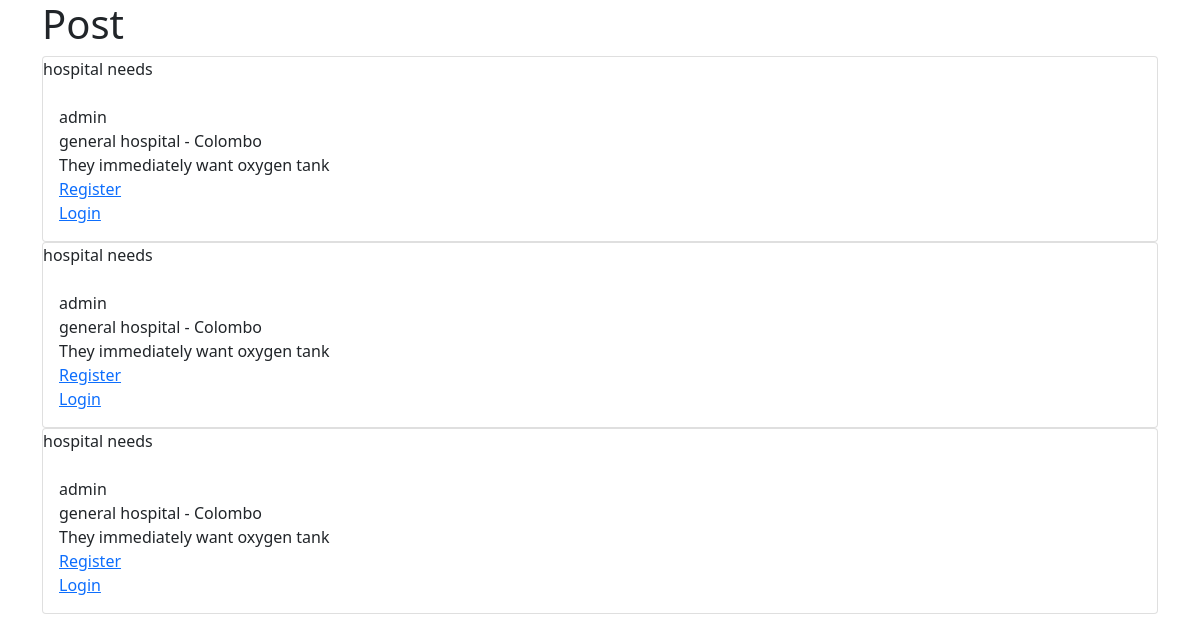
The page / on the database its author committed.
### post/models.py (models this page shows, shortened)
class post(models.Model):
    title = models.CharField(max_length=255)
    author = models.ForeignKey(User,on_delete=models.CASCADE)
    place = models.CharField(max_length=255)
    body = models.TextField()

### post/views.py (the view)
# urls.py: path('', HomeView.as_view(), name="home"),
class HomeView(ListView):
    model=post
    template_name='home.html'
    ordering=['-id']

### post/templates/home.html
{% extends 'base.html' %}
{% block content%}
<h1>Post</h1>
{% for post in object_list %}
<div class="card">
    <div class="card-title">
          {{post.title}}
     </div>
    <div class="card-body">
         {{post.author}}
         <br/>
         {{post.place}}<br>
         {{post.body}} <br>
         {% if user.is_authenticated %}
         <a href="{% url 'update_post' post.pk%}">Edit</a>
         <a href="{% url 'delete_post' post.pk%}">Delete</a>
         <a href="{% url 'logout' %}">Logout</a>
         {% else %}
         <a href="{% url 'registration'%}">Register</a><br/>
         <a href="{% url 'login' %}">Login</a><br>
         {% endif %}
    </div>
</div>
{% endfor %}
{% endblock %}

### post/templates/base.html (shortened to what this page needs)
<!doctype html>
<html lang="en">
<head>
    <link href="https://cdn.jsdelivr.net/npm/bootstrap@5.1.3/dist/css/bootstrap.min.css" rel="stylesheet"
>
</head>
<body>
    <div class="container">
    {% block content%}
    {% endblock %}
    </div>
</body>
</html>

### rows shown on the page
post: title "hospital needs", author "admin", place "general hospital - Colombo", body "They immediately want oxygen tank"
post: title "hospital needs", author "admin", place "general hospital - Colombo", body "They immediately want oxygen tank"
post: title "hospital needs", author "admin", place "general hospital - Colombo", body "They immediately want oxygen tank"
